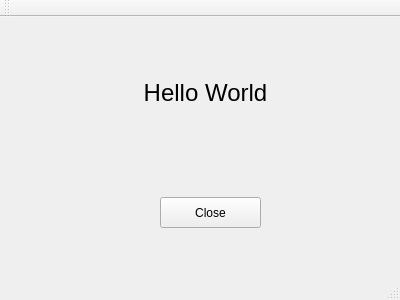
<?xml version="1.0" encoding="UTF-8"?>
<ui version="4.0">
 <class>MainWindow</class>
 <widget class="QMainWindow" name="MainWindow">
  <property name="geometry">
   <rect>
    <x>0</x>
    <y>0</y>
    <width>400</width>
    <height>300</height>
   </rect>
  </property>
  <property name="windowTitle">
   <string>MainWindow</string>
  </property>
  <widget class="QWidget" name="centralWidget">
   <widget class="QLabel" name="label">
    <property name="geometry">
     <rect>
      <x>140</x>
      <y>50</y>
      <width>131</width>
      <height>51</height>
     </rect>
    </property>
    <property name="font">
     <font>
      <pointsize>18</pointsize>
     </font>
    </property>
    <property name="text">
     <string>Hello World</string>
    </property>
    <property name="alignment">
     <set>Qt::AlignCenter</set>
    </property>
   </widget>
   <widget class="QPushButton" name="closeButton">
    <property name="geometry">
     <rect>
      <x>160</x>
      <y>180</y>
      <width>101</width>
      <height>31</height>
     </rect>
    </property>
    <property name="text">
     <string>Close</string>
    </property>
   </widget>
  </widget>
  <widget class="QMenuBar" name="menuBar">
   <property name="geometry">
    <rect>
     <x>0</x>
     <y>0</y>
     <width>400</width>
     <height>27</height>
    </rect>
   </property>
  </widget>
  <widget class="QToolBar" name="mainToolBar">
   <attribute name="toolBarArea">
    <enum>TopToolBarArea</enum>
   </attribute>
   <attribute name="toolBarBreak">
    <bool>false</bool>
   </attribute>
  </widget>
  <widget class="QStatusBar" name="statusBar"/>
 </widget>
 <layoutdefault spacing="6" margin="11"/>
 <resources/>
 <connections>
  <connection>
   <sender>closeButton</sender>
   <signal>clicked()</signal>
   <receiver>MainWindow</receiver>
   <slot>close()</slot>
   <hints>
    <hint type="sourcelabel">
     <x>210</x>
     <y>235</y>
    </hint>
    <hint type="destinationlabel">
     <x>199</x>
     <y>149</y>
    </hint>
   </hints>
  </connection>
 </connections>
</ui>
